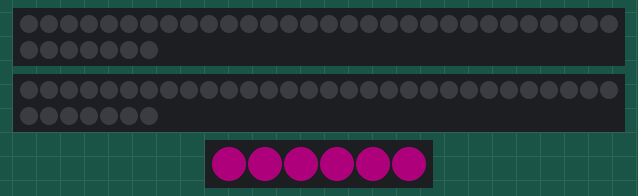
Recording of a sketch running on a simulated Arduino Uno, built with avr-gcc and run on an emulated ATmega328P. On the bench: 2 × 37 RGB LEDs in strip order, left to right, continuing on the next row, 6 RGB LEDs in strip order, left to right. Dim RGB values are drawn brighter than linear; random numbers use the default seed unless the sketch sets one.

Above: at 0.15 s.
At 5.49 s:
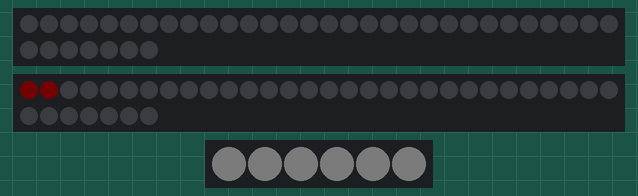
At 15.66 s:
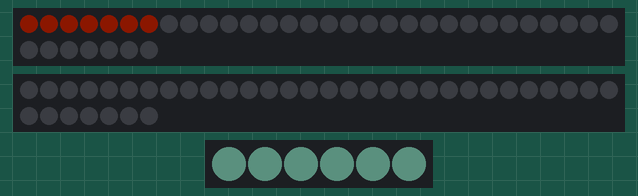
At 19.28 s:
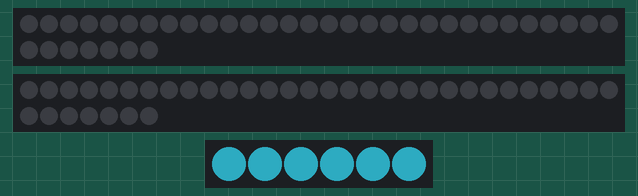
At 28.46 s:
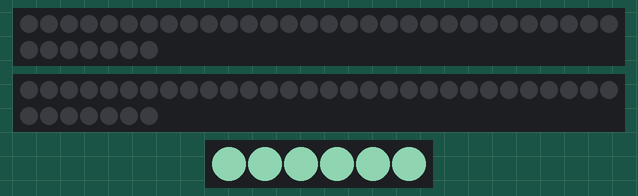
At 37.66 s:
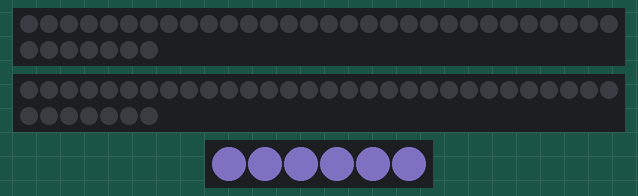
Timing chart, 0 to 40.0 s (numbered marks = the images above):
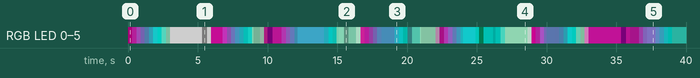

Measured:
- by itself, RGB LED 0–5: off → RGB(51, 0, 36) at 0.01 s, → RGB(62, 11, 53) 0.30 s later, → RGB(57, 26, 64) 0.30 s later, → RGB(35, 30, 53) 0.30 s later, … (95 changes in this stretch)

The sketch:

Bike_-_Alexis.ino
```cpp
// TODO: Underestand MILLIS()

#include <Arduino.h>
#include <FastLED.h>


#define DATA_PIN_A 2
#define DATA_PIN_B 3
#define NUM_LEDS 37
#define DATA_PIN_C 5
#define NUM_LEDS_C 6
#define BRIGHTNESS 128

CRGB leds_A[NUM_LEDS];
CRGB leds_B[NUM_LEDS];
CRGB leds_C[NUM_LEDS_C];

// Gradient palette "bhw1_06_gp", originally from
// http://soliton.vm.bytemark.co.uk/pub/cpt-city/bhw/bhw1/tn/bhw1_06.png.index.html
// converted for FastLED with gammas (2.6, 2.2, 2.5)
// Size: 16 bytes of program space.

DEFINE_GRADIENT_PALETTE( bhw1_06_gp ) {
    0, 184,  1,128,
  160,   1,193,182,
  219, 153,227,190,
  255, 255,255,255
};

// Gradient palette "bhw2_07_gp", originally from
// http://soliton.vm.bytemark.co.uk/pub/cpt-city/bhw/bhw2/tn/bhw2_07.png.index.html
// converted for FastLED with gammas (2.6, 2.2, 2.5)
// Size: 24 bytes of program space.

DEFINE_GRADIENT_PALETTE( revlon ) {
    0,  92,  1,  1,
   26, 153, 20,  5,
   79, 232, 72, 12,
  127, 220,231, 89,
  173, 232, 72, 12,
  255,  92,  1,  1};

// Gradient palette "bhw1_15_gp", originally from
// http://soliton.vm.bytemark.co.uk/pub/cpt-city/bhw/bhw1/tn/bhw1_15.png.index.html
// converted for FastLED with gammas (2.6, 2.2, 2.5)
// Size: 20 bytes of program space.

DEFINE_GRADIENT_PALETTE( lightning ) {
    0,   1,  8, 87,
   71,  23,195,130,
  122, 186,248,233,
  168,  23,195,130,
  255,   1,  8, 87};


CRGBPalette16 currentPalette = revlon;
CRGBPalette16 fusionPalette = bhw1_06_gp;

/* TIMER */

/* LIGHTING GENERAL CONTROLS */
uint8_t ls_flashOccurence; // Number of flashes
uint8_t chainLightning; // Chance of chain
uint8_t lightningStrand; // Conduit selector

/* ARDUINO SETUP */
void setup() {
    FastLED.addLeds<WS2812B, DATA_PIN_A, GRB>(leds_A, NUM_LEDS);
    FastLED.addLeds<WS2812B, DATA_PIN_B, GRB>(leds_B, NUM_LEDS);
    FastLED.addLeds<WS2812B, DATA_PIN_C, GRB>(leds_C, NUM_LEDS_C);
    FastLED.setBrightness(BRIGHTNESS);
}

/* LIGHTNING SPARK SETTINGS */
uint8_t ls_numberOfFlashes;
uint8_t ls_delayBetweenFlashes;
uint8_t ls_flashLED;
uint8_t ls_flashBrightness;
uint8_t ls_paletteIndex;

/* #1 LIGHTNING SPARK */
void lightningSpark() {
  lightningStrand = random8(12); // Which conduit
  ls_numberOfFlashes = random8(1, 6); // Determine number of flashes
  // Randomly select an LED || Group of LEDs in the strip
  ls_flashLED = random8(0, NUM_LEDS - 1); // Lock the LED of choice

  for (int x = 0; x <= ls_numberOfFlashes; x++)
  {
    // Flash a random number of times, each brighter
    ls_delayBetweenFlashes = random(x * 4, 64);
    ls_flashBrightness = random(BRIGHTNESS / 10 * x, BRIGHTNESS);

    if (lightningStrand < 6) {
      leds_A[ls_flashLED] = ColorFromPalette(currentPalette, ls_paletteIndex, ls_flashBrightness, LINEARBLEND);
      FastLED.show();
      FastLED.delay(ls_delayBetweenFlashes);
      leds_A[ls_flashLED] = CRGB::Black;
      FastLED.show();
      FastLED.delay(ls_delayBetweenFlashes);
    }

    if (lightningStrand >= 6) {
      leds_B[ls_flashLED] = ColorFromPalette(currentPalette, ls_paletteIndex, ls_flashBrightness, LINEARBLEND);
      FastLED.show();
      FastLED.delay(ls_delayBetweenFlashes);
      leds_B[ls_flashLED] = CRGB::Black;
      FastLED.show();
      FastLED.delay(ls_delayBetweenFlashes);
    }

    ls_paletteIndex += x + 12;
  }
}

uint8_t ll_numberOfFlashes;
uint8_t ll_delayBetweenFlashes;
uint8_t ll_flashLED;
uint8_t ll_flashLED_length;
uint8_t ll_flashBrightness;
uint8_t ll_paletteIndex;

/* #2 LIGHTNING LINE */
// TODO: Random direction and number of LEDs involved...
// Randomly select an LED
// ll_flashLED = random8(NUM_LEDS - 1); // Lock the LED of choice
// ll_flashLED_length = random8(NUM_LEDS / 2);

// if (ll_flashLED < NUM_LEDS / 2) {
//   // If it's in the first half...
// } else {
//   // If it's in the last half...
// }
void lightningLine() {
  lightningStrand = random8(12); // Which conduit
  ll_numberOfFlashes = random8(1, 6); // Determine number of flashes

  if (lightningStrand < 6) {
    for (int y = 0; y < NUM_LEDS; y++) {
      FastLED.setBrightness(3 * y);
      leds_A[y] = ColorFromPalette(currentPalette, ll_paletteIndex);
      FastLED.show();
      FastLED.delay(NUM_LEDS / y + 1);
    }

    for (int z = 0; z <= ll_numberOfFlashes; z++) {
      ll_delayBetweenFlashes = random8(z * 24);
      ll_flashBrightness = random(BRIGHTNESS / 10 * z, BRIGHTNESS); // Flash the white line, brighter

      fill_palette(leds_A, NUM_LEDS, ll_paletteIndex, z, currentPalette, ll_flashBrightness, LINEARBLEND);
      FastLED.show();
      FastLED.delay(ll_delayBetweenFlashes);

      fill_solid(leds_A, NUM_LEDS, CRGB::Black);
      FastLED.show();
      FastLED.delay(ll_delayBetweenFlashes);
    }
  }

  if (lightningStrand >= 6) {
    for (int y = 0; y < NUM_LEDS; y++) {
      FastLED.setBrightness(3 * y);
      leds_B[y] = ColorFromPalette(currentPalette, ll_paletteIndex);
      FastLED.show();
      FastLED.delay(NUM_LEDS / y + 1);
    }

    for (int z = 0; z <= ll_numberOfFlashes; z++) {
      ll_delayBetweenFlashes = random8(z * 24);
      ll_flashBrightness = random(BRIGHTNESS / 10 * z, BRIGHTNESS); // Flash the white line, brighter

      fill_palette(leds_B, NUM_LEDS, ll_paletteIndex, z, currentPalette, ll_flashBrightness, LINEARBLEND);
      FastLED.show();
      FastLED.delay(ll_delayBetweenFlashes);

      fill_solid(leds_B, NUM_LEDS, CRGB::Black);
      FastLED.show();
      FastLED.delay(ll_delayBetweenFlashes);
    }
  }
}

/* #3 LIGHTNING CRAWL */
void lightningCrawl() {
  lightningStrand = random8(12); // Which conduit
  chainLightning = random16(256);

  if (lightningStrand < 6) {
    for (int n = 0; n < NUM_LEDS; n++) {
      leds_A[n] = ColorFromPalette(currentPalette, ll_paletteIndex);
      FastLED.show();
      fadeToBlackBy(leds_A, NUM_LEDS, NUM_LEDS * 4);
    }
  }

  if (lightningStrand >= 6) {
    for (int n = 0; n < NUM_LEDS; n++) {
      leds_B[n] = ColorFromPalette(currentPalette, ll_paletteIndex);
      FastLED.show();
      fadeToBlackBy(leds_B, NUM_LEDS, NUM_LEDS * 4);
    }
  }

  fill_solid(leds_B, NUM_LEDS, CRGB::Black);
  fill_solid(leds_A, NUM_LEDS, CRGB::Black);
  FastLED.show();

  if (chainLightning % 2) {
    lightningLine();
  } else {
    lightningSpark();
  }
}

/* #4 Fusion Engine */
void fusionEngine() {
  fill_solid(leds_C, NUM_LEDS_C, ColorFromPalette(fusionPalette, ll_paletteIndex));
  FastLED.setBrightness(random(BRIGHTNESS / 2, 160));
  FastLED.show();
}

uint8_t randomness = 12;

void loop()
{
    // Lightning Flashes
    EVERY_N_SECONDS(random8(randomness)) {
      ls_flashOccurence = random8(6);

      for (int x = 0; x <= ls_flashOccurence; x++) {
        lightningSpark();
      }
    }

    // Lightning Crawl
    EVERY_N_SECONDS(random8(randomness * 2)) {
      lightningCrawl();
    }

    // Lightning Line
    EVERY_N_SECONDS(random8(randomness * 3)) {
      lightningLine();
    }

    fusionEngine();

    EVERY_N_MILLISECONDS(10) {
      ll_paletteIndex++;
    }

    // Reset strands to black
    fadeToBlackBy(leds_A, NUM_LEDS, 24);
    fadeToBlackBy(leds_B, NUM_LEDS, 24);
}
```
